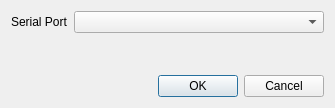
<?xml version="1.0" encoding="UTF-8"?>
<ui version="4.0">
 <class>SettingsDialog</class>
 <widget class="QDialog" name="SettingsDialog">
  <property name="geometry">
   <rect>
    <x>0</x>
    <y>0</y>
    <width>335</width>
    <height>108</height>
   </rect>
  </property>
  <property name="windowTitle">
   <string>Dialog</string>
  </property>
  <layout class="QVBoxLayout" name="verticalLayout">
   <item>
    <layout class="QHBoxLayout" name="horizontalLayout">
     <item>
      <widget class="QLabel" name="labelSerialPort">
       <property name="text">
        <string>Serial Port</string>
       </property>
      </widget>
     </item>
     <item>
      <widget class="QComboBox" name="comboSerialPort">
       <property name="sizePolicy">
        <sizepolicy hsizetype="Expanding" vsizetype="Fixed">
         <horstretch>0</horstretch>
         <verstretch>0</verstretch>
        </sizepolicy>
       </property>
       <property name="editable">
        <bool>false</bool>
       </property>
      </widget>
     </item>
    </layout>
   </item>
   <item>
    <spacer name="verticalSpacer">
     <property name="orientation">
      <enum>Qt::Orientation::Vertical</enum>
     </property>
     <property name="sizeHint" stdset="0">
      <size>
       <width>20</width>
       <height>40</height>
      </size>
     </property>
    </spacer>
   </item>
   <item>
    <widget class="QDialogButtonBox" name="buttonBox">
     <property name="orientation">
      <enum>Qt::Orientation::Horizontal</enum>
     </property>
     <property name="standardButtons">
      <set>QDialogButtonBox::StandardButton::Cancel|QDialogButtonBox::StandardButton::Ok</set>
     </property>
    </widget>
   </item>
  </layout>
 </widget>
 <resources/>
 <connections>
  <connection>
   <sender>buttonBox</sender>
   <signal>accepted()</signal>
   <receiver>SettingsDialog</receiver>
   <slot>accept()</slot>
   <hints>
    <hint type="sourcelabel">
     <x>248</x>
     <y>254</y>
    </hint>
    <hint type="destinationlabel">
     <x>157</x>
     <y>274</y>
    </hint>
   </hints>
  </connection>
  <connection>
   <sender>buttonBox</sender>
   <signal>rejected()</signal>
   <receiver>SettingsDialog</receiver>
   <slot>reject()</slot>
   <hints>
    <hint type="sourcelabel">
     <x>316</x>
     <y>260</y>
    </hint>
    <hint type="destinationlabel">
     <x>286</x>
     <y>274</y>
    </hint>
   </hints>
  </connection>
 </connections>
</ui>
